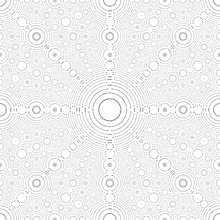
%> input picture czp.bmp, 220 x 220 px, shrunk from 600 x 600 before the run
$ octave fir2d.m   (GNU Octave 9; MATLAB toolbox functions it lacks are replaced by stand-ins)
%> lines starting %> are read from the running program, lines starting %| are printed output that depends on the picture
%% fir2d
%  apply 6 tap FIR low pass filter to an image
b = imread('czp.bmp');
%> b is the input picture: size 220x220 uint8; min 136, max 255, mean 239.3
[r,c,d] = size(b);
%> r = 220; c = 220; d = 1
% filter numerators
fir = [-0.1513 0.1926 0.5501 0.5501 0.1926 -0.1513];
dv = double(zeros(r,c,d));
dh = double(zeros(r,c,d));
for i=4:r-3
    for j=4:c-3
        for k=1:d
          dv(i,j,k) = 0.0;
          dh(i,j,k) = 0.0;
            % apply filter
          for r = -3:2
            dv(i,j,k) = dv(i,j,k)+fir(r+4)*double(b(i,j+r, k));
            dh(i,j,k) = dh(i,j,k)+fir(r+4)*double(b(i+r,j, k));
          end
        end
    end
end
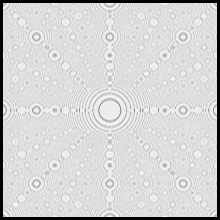
%> dh: size 220x220 double; min 0, max 324.6, mean 267.8; drawn with min black and max white
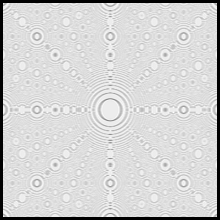
%> dv: size 220x220 double; min 0, max 324.4, mean 267.8; drawn with min black and max white
% final image shall have unsigned int values
d = uint8((dv+dh)/2.0);
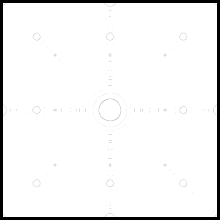
%> d: size 220x220 uint8; min 0, max 255, mean 240.9
imshow(d);
